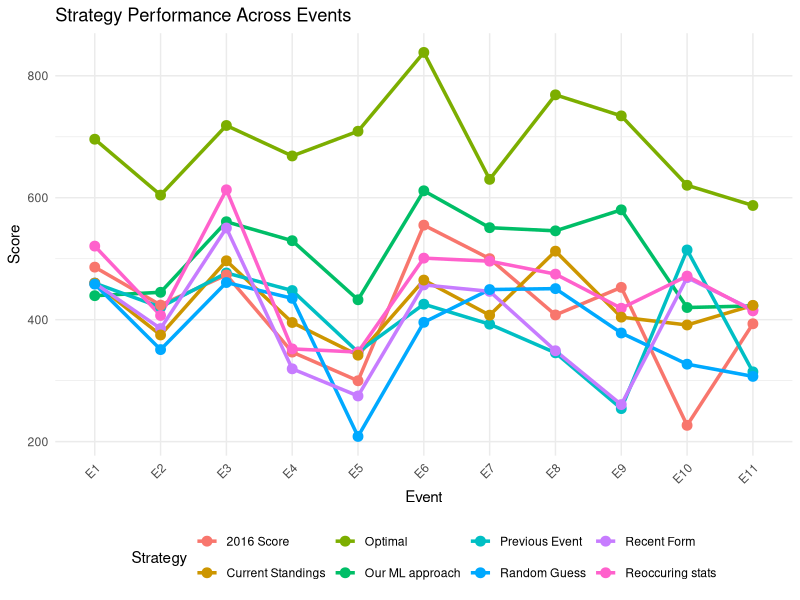
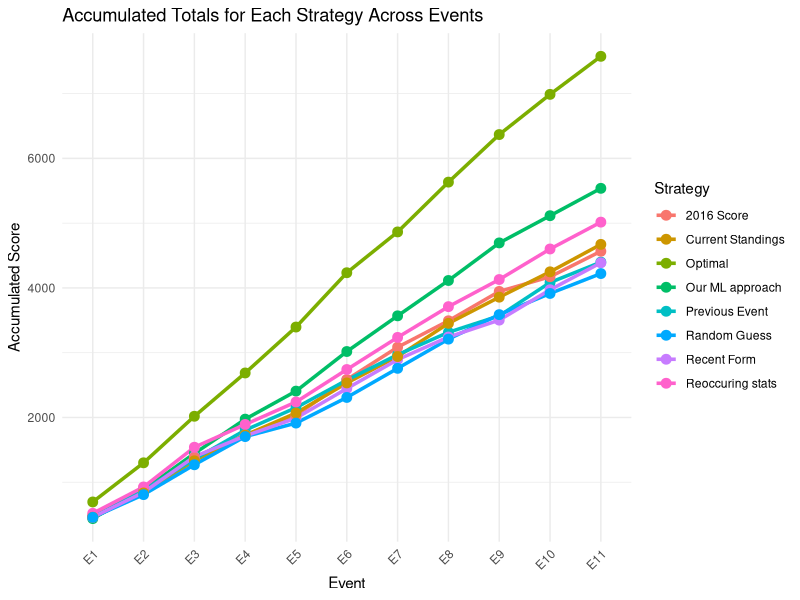
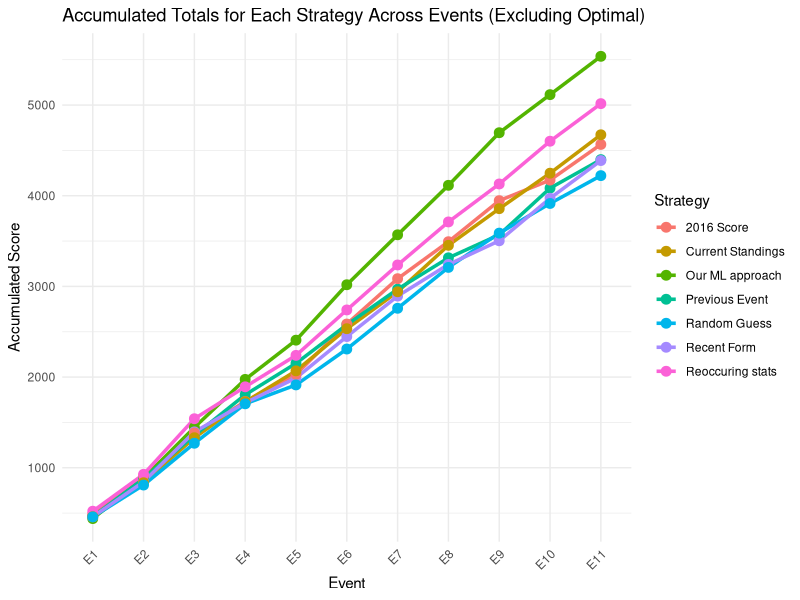

These charts were generated, in order, by the following R code:
strategy_scores <- data.frame(
  Strategy = c("Optimal", "Our ML approach", "Previous Event", "Recent Form","2016 Score", "Reoccuring stats", "Current Standings", "Random Guess"),
  E1 = c(695.94, 439.33, 459.89,459.89, 486.15, 520.63,459.89, 458.28),
  E2 = c(604.32, 444.9, 420.57, 385.4, 423.93, 406.89, 374.9,350.92),
  E3 = c(718.45, 560.59, 476.58, 550.34, 473.35, 612.97, 496.58,460.91),
  E4 = c(668.46, 529.5, 447.77, 319.4, 346.8, 352.07,395.36 ,435),
  E5 = c(709.03, 432.62, 346.85, 274.86, 299.81, 346.85, 341.79,208.5),
  E6 = c(838.28, 611.36, 425.4, 456.98, 555.03, 500.92,464.92 ,395.65),
  E7 = c(630.1, 550.86, 392.57, 446.41, 500.07, 495.94, 407.4,449.38),
  E8 = c(768.72, 545.66, 345.62, 349.02, 407.73, 474.69,512.34 ,450.9),
  E9 = c(734.21, 580.11, 254.13, 260.73, 452.97, 418.73,404.14 ,378.13),
  E10 = c(620.4, 419.93, 514.32, 468.94, 226.71, 471.5, 391.28,326.97),
  E11 = c(587.26, 422.55, 314.41, 416.01, 393.28, 414.44,423.5 ,306.99)
)

library(ggplot2)
library(reshape2)

# Reshape the data for plotting
melted_data <- melt(strategy_scores, id.vars = "Strategy", 
                    variable.name = "Event", value.name = "Score")

# Create the line plot with different colors for each strategy
ggplot(melted_data, aes(x = Event, y = Score, color = Strategy, group = Strategy)) +
  geom_line(size = 1.2) +  # Line plot
  geom_point(size = 3) +  # Add points to the lines
  theme_minimal() +  # Clean theme
  labs(title = "Strategy Performance Across Events", 
       x = "Event", y = "Score") +
  theme(axis.text.x = element_text(angle = 45, hjust = 1)) +  # Rotate x-axis labels
  theme(legend.position = "bottom")  # Move the legend to the bottom



strategy_totals <- strategy_scores
strategy_totals$Total <- rowSums(strategy_scores[, 2:12])

print(strategy_totals[, c("Strategy", "Total")])

# Calculate accumulated totals for each strategy across the events
cumulative_scores <- strategy_scores
cumulative_scores[,-1] <- t(apply(strategy_scores[,-1], 1, cumsum))  # Cumulative sum by row

# Reshape the data for plotting
melted_cumulative_data <- melt(cumulative_scores, id.vars = "Strategy", 
                               variable.name = "Event", value.name = "Cumulative Score")

# Create the line plot for cumulative scores
ggplot(melted_cumulative_data, aes(x = Event, y = `Cumulative Score`, color = Strategy, group = Strategy)) +
  geom_line(size = 1.2) +  # Line plot
  geom_point(size = 3) +  # Add points to the lines
  theme_minimal() +  # Clean theme
  labs(title = "Accumulated Totals for Each Strategy Across Events", 
       x = "Event", y = "Accumulated Score") +
  theme(axis.text.x = element_text(angle = 45, hjust = 1))


#Filtered Out scores

filtered_strategy_scores <- strategy_scores[strategy_scores$Strategy != "Optimal", ]

# Calculate accumulated totals for each strategy across the events
cumulative_scores1 <- filtered_strategy_scores
cumulative_scores1[,-1] <- t(apply(filtered_strategy_scores[,-1], 1, cumsum))  # Cumulative sum by row

# Reshape the data for plotting
melted_cumulative_data1 <- melt(cumulative_scores1, id.vars = "Strategy", 
                               variable.name = "Event", value.name = "Cumulative Score")

# Create the line plot for cumulative scores
ggplot(melted_cumulative_data1, aes(x = Event, y = `Cumulative Score`, color = Strategy, group = Strategy)) +
  geom_line(size = 1.2) +  # Line plot
  geom_point(size = 3) +  # Add points to the lines
  theme_minimal() +  # Clean theme
  labs(title = "Accumulated Totals for Each Strategy Across Events (Excluding Optimal)", 
       x = "Event", y = "Accumulated Score") +
  theme(axis.text.x = element_text(angle = 45, hjust = 1))
